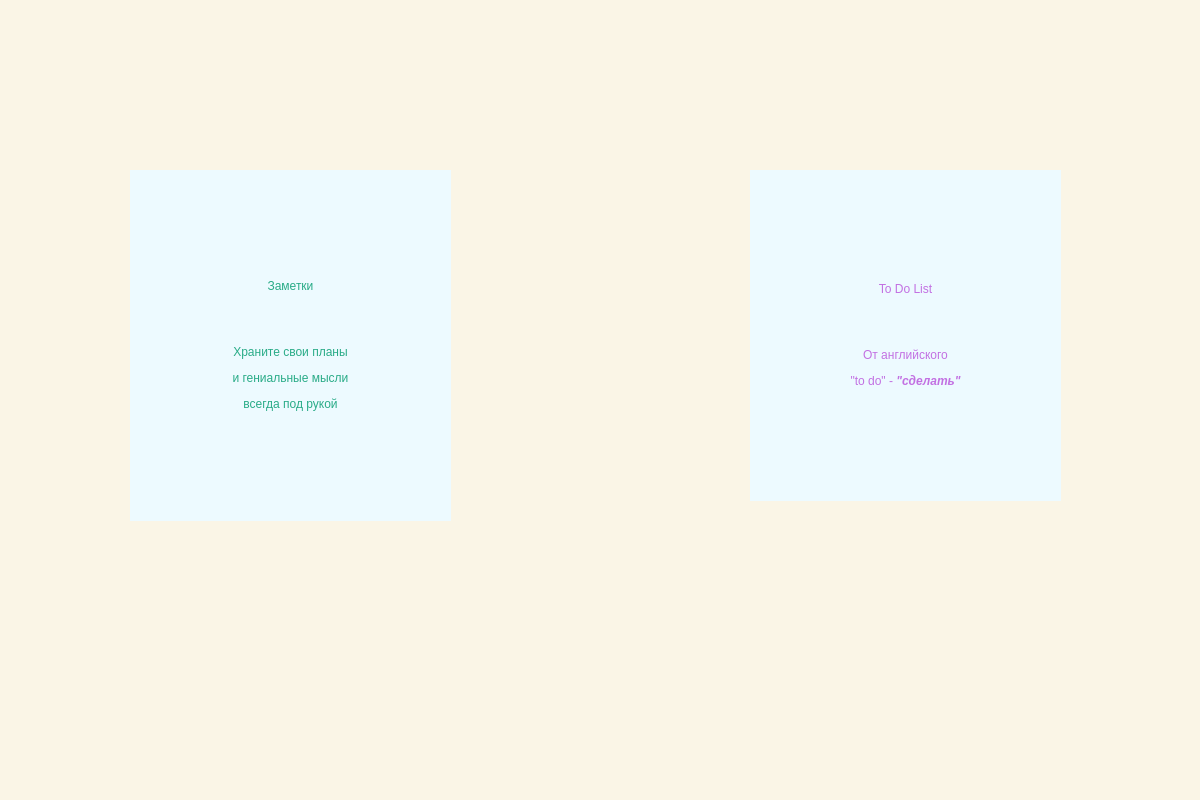
<?xml version="1.0" encoding="UTF-8"?>
<ui version="4.0">
 <class>ManageWindow</class>
 <widget class="QMainWindow" name="ManageWindow">
  <property name="geometry">
   <rect>
    <x>0</x>
    <y>0</y>
    <width>1200</width>
    <height>800</height>
   </rect>
  </property>
  <property name="minimumSize">
   <size>
    <width>1200</width>
    <height>800</height>
   </size>
  </property>
  <property name="maximumSize">
   <size>
    <width>1200</width>
    <height>800</height>
   </size>
  </property>
  <property name="windowTitle">
   <string>MainWindow</string>
  </property>
  <property name="layoutDirection">
   <enum>Qt::LeftToRight</enum>
  </property>
  <widget class="QWidget" name="BaseWidget">
   <property name="styleSheet">
    <string notr="true">background-color: rgb(250, 245, 230);</string>
   </property>
   <widget class="QLabel" name="goBackButton">
    <property name="geometry">
     <rect>
      <x>10</x>
      <y>0</y>
      <width>61</width>
      <height>61</height>
     </rect>
    </property>
    <property name="text">
     <string/>
    </property>
    <property name="pixmap">
     <pixmap>goBack.png</pixmap>
    </property>
   </widget>
   <widget class="QLabel" name="notesName">
    <property name="geometry">
     <rect>
      <x>130</x>
      <y>170</y>
      <width>321</width>
      <height>351</height>
     </rect>
    </property>
    <property name="styleSheet">
     <string notr="true">background-color: rgb(237, 250, 255);
color: rgb(41, 171, 135);
font: 20pt &quot;Segoe UI&quot;;</string>
    </property>
    <property name="text">
     <string>&lt;html&gt;&lt;head/&gt;&lt;body&gt;&lt;p align=&quot;center&quot;&gt;Заметки&lt;/p&gt;&lt;p align=&quot;center&quot;&gt;&lt;br/&gt;&lt;/p&gt;&lt;p align=&quot;center&quot;&gt;Храните свои планы&lt;/p&gt;&lt;p align=&quot;center&quot;&gt;и гениальные мысли&lt;/p&gt;&lt;p align=&quot;center&quot;&gt;всегда под рукой&lt;/p&gt;&lt;/body&gt;&lt;/html&gt;</string>
    </property>
   </widget>
   <widget class="QLabel" name="notesOption">
    <property name="geometry">
     <rect>
      <x>120</x>
      <y>140</y>
      <width>351</width>
      <height>501</height>
     </rect>
    </property>
    <property name="text">
     <string/>
    </property>
    <property name="pixmap">
     <pixmap>option mid.png</pixmap>
    </property>
   </widget>
   <widget class="QLabel" name="todoOpton">
    <property name="geometry">
     <rect>
      <x>740</x>
      <y>140</y>
      <width>351</width>
      <height>501</height>
     </rect>
    </property>
    <property name="text">
     <string/>
    </property>
    <property name="pixmap">
     <pixmap>option mid.png</pixmap>
    </property>
   </widget>
   <widget class="QLabel" name="todoName">
    <property name="geometry">
     <rect>
      <x>750</x>
      <y>170</y>
      <width>311</width>
      <height>331</height>
     </rect>
    </property>
    <property name="styleSheet">
     <string notr="true">background-color: rgb(237, 250, 255);
color: rgb(194, 112, 226);
font: 20pt &quot;Segoe UI&quot;;</string>
    </property>
    <property name="text">
     <string>&lt;html&gt;&lt;head/&gt;&lt;body&gt;&lt;p align=&quot;center&quot;&gt;To Do List&lt;/p&gt;&lt;p align=&quot;center&quot;&gt;&lt;br/&gt;&lt;/p&gt;&lt;p align=&quot;center&quot;&gt;От английского&lt;/p&gt;&lt;p align=&quot;center&quot;&gt;&amp;quot;to do&amp;quot; - &lt;span style=&quot; font-weight:600; font-style:italic;&quot;&gt;&amp;quot;сделать&amp;quot;&lt;/span&gt;&lt;/p&gt;&lt;/body&gt;&lt;/html&gt;</string>
    </property>
   </widget>
   <zorder>notesOption</zorder>
   <zorder>goBackButton</zorder>
   <zorder>notesName</zorder>
   <zorder>todoOpton</zorder>
   <zorder>todoName</zorder>
  </widget>
 </widget>
 <resources/>
 <connections/>
</ui>
